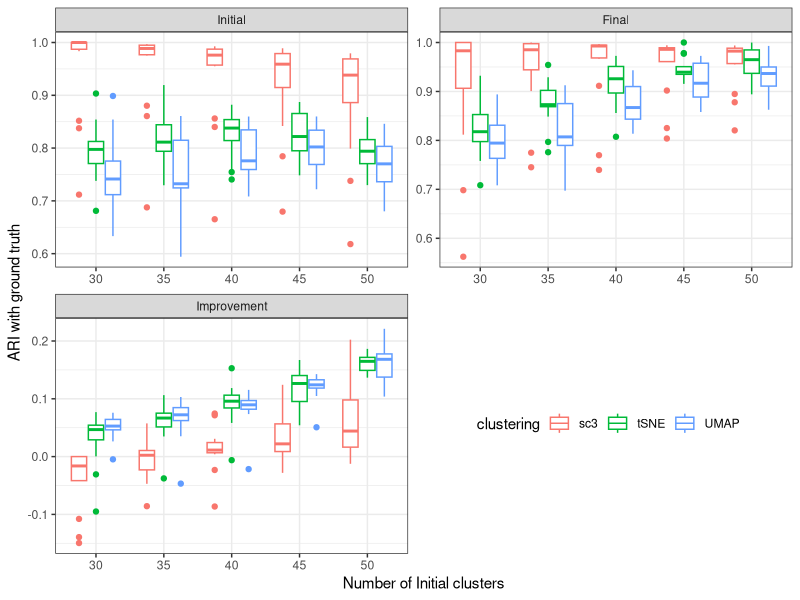

The R source for this figure: (Note: this script raises an error after producing the figure.)
## ---- chunk 1
library(knitr)
opts_chunk$set(
  fig.pos = "!h", out.extra = "", warning = F, message = F,
  fig.align = "center", echo = F
)
libs <- c("here", "dplyr", "ggplot2", "tidyr", "stringr", "readr", "cowplot",
          "mclust", "RColorBrewer", "purrr", "Dune", "pracma", "purrr",
          "DailyHRB", "patchwork")
suppressMessages(
  suppressWarnings(sapply(libs, require, character.only = TRUE))
)
rm(libs)
## ---- chunk 2
df <- read.csv(here("Simulations", "Data", "Imp.csv")) %>%
  select(-X, -Name, -n_clus) %>%
  filter(level %in% c(0, 100)) %>%
  mutate(level = if_else(level == 0, "Initial","Final")) %>%
  pivot_wider(names_from = "level", values_from = "Value") %>%
  mutate(
    clustering = case_when(
      str_detect(clustering, ".1") ~ "tSNE",
      str_detect(clustering, "X") ~ "UMAP",
      TRUE~ "sc3"),
    Improvement = Final - Initial
  ) %>%
  filter(nCells > 200) %>%
  pivot_longer(c("Initial", "Final", "Improvement"), names_to = "Type",
               values_to = "ARI") %>%
  mutate(param = as.factor(param),
         Type = factor(Type, levels = c("Initial", "Final", "Improvement")))

ggplot(df, aes(x = param, y = ARI, col = clustering)) +
  geom_boxplot() +
  labs(y = "ARI with ground truth", x = "Number of Initial clusters") +
  facet_wrap(~Type, ncol = 2, scales = "free") +
  theme_bw()+
  theme(legend.position = c(.75, .25),
        legend.direction = "horizontal")
## ---- chunk 3
ggplot(df, aes(x = nCells, y = Final - Init, col = clustering)) +
  geom_point() +
  facet_wrap(~as.factor(param)) +
  labs(y = "Improvement") +
  theme_bw() 
